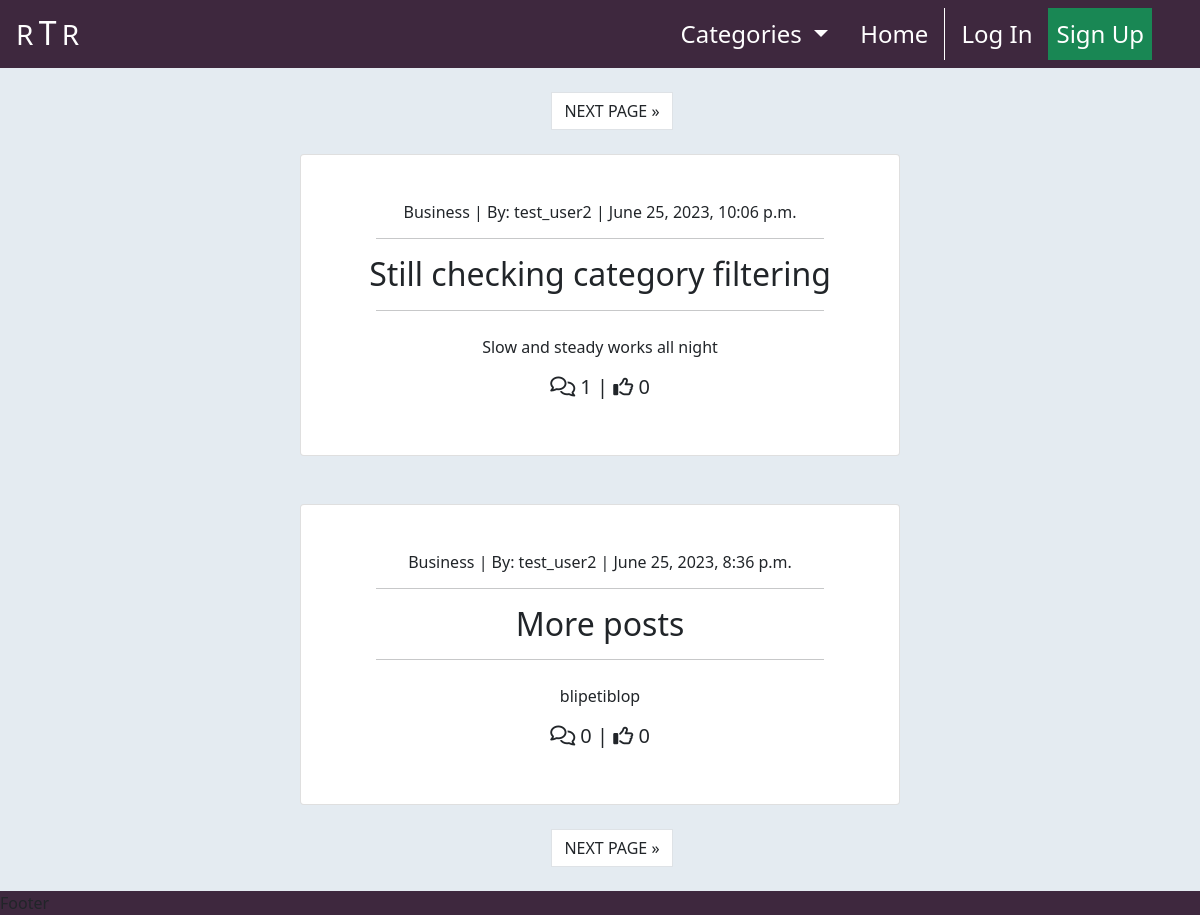
The app's page /, older data.
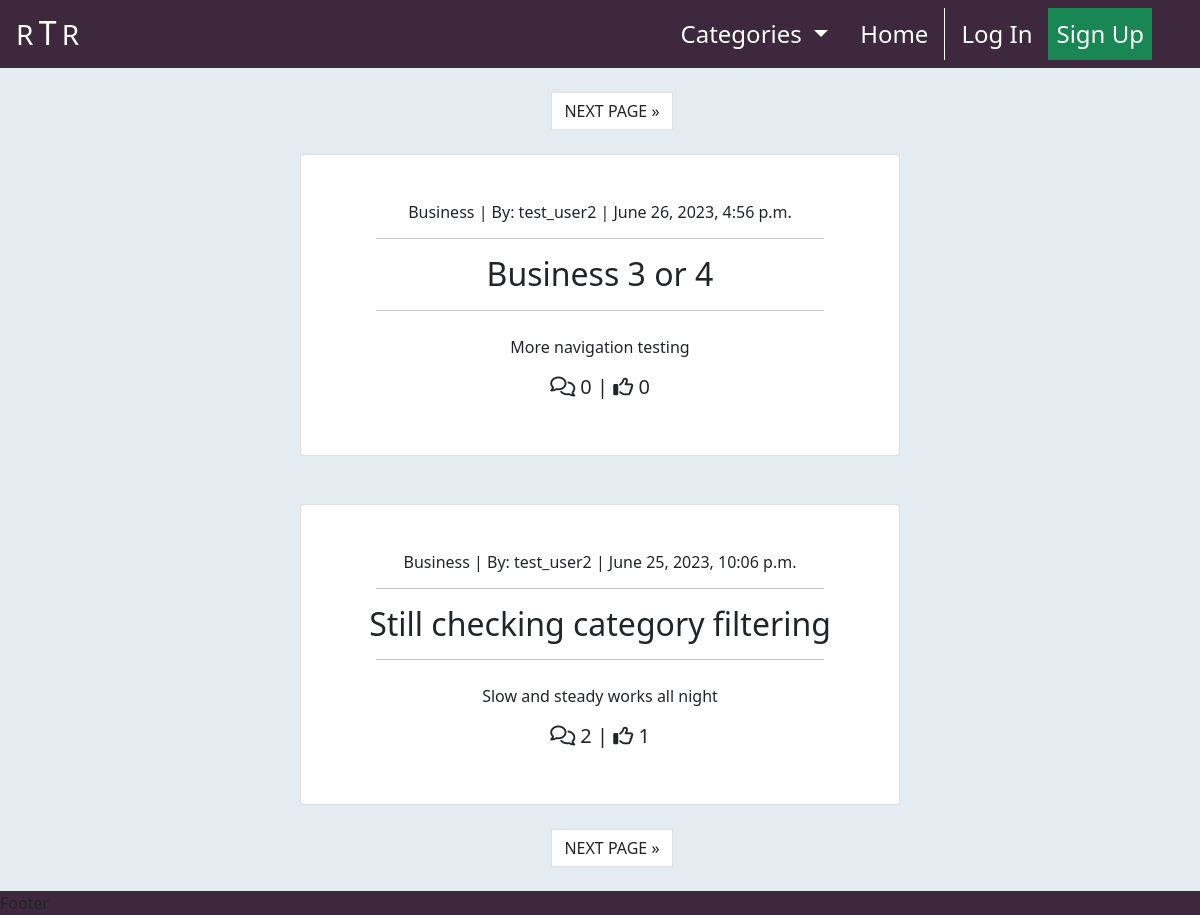
The same page, newer data.
### newssite/models.py (models this page shows, shortened)
class Post(models.Model):
    title = models.CharField(max_length=200, unique=True)
    slug = models.SlugField(max_length=200, unique=True, blank=True)
    author = models.ForeignKey(
        User,
        on_delete=models.CASCADE,
        related_name='posts'
    )
    updated_on_date = models.DateTimeField(auto_now=True)
    excerpt = models.TextField(max_length=300, blank=True)
    content = models.TextField()
    category = models.ForeignKey(
        Category,
        max_length=30,
        null=True,
        blank=True,
        on_delete=models.SET_NULL
    )
    featured_image = CloudinaryField('image', default='placeholder')
    created_on = models.DateTimeField(auto_now_add=True)
    status = models.IntegerField(choices=STATUS, default=1)
    likes = models.ManyToManyField(User, related_name='likes', blank=True)
    class Meta:
        ordering = ['-created_on']

class Category(models.Model):
    class Meta:
        verbose_name_plural = 'Categories'
    name = models.CharField(max_length=254)
    programatic = models.CharField(max_length=254, null=True, blank=True)
    def __str__(self):
        return self.name

### newssite/views.py (the view)
# urls.py: path('', views.PostList.as_view(), name="index"),
class PostList(ListView):
    model = Post
    ordering = ['-created_on']
    template_name = "newssite/index.html"
    paginate_by = 2
    def get_queryset(self):
        category = self.request.GET.get('category')
        if category is not None:
            return Post.objects.filter(
                    category=category
                   ).order_by('-created_on')
        else:
            return Post.objects.all().order_by('-created_on')
    def get_context_data(self, **kwargs):
        context = super().get_context_data(**kwargs)
        context["category"] = self.request.GET.get('category', None)
        return context

### newssite/context_processors.py (called while the page is built)
def categories(request):
    return {
        'categories': Category.objects.all()
    }

### newssite/templates/newssite/index.html (shortened to what this page needs)
{% extends "base.html" %}
{% load static %}
{% block content %}
    <div class="container-fluid p-0">
        {% if is_paginated %}
            <nav aria-label="Upper page navigation">
                <ul class="pagination justify-content-center mt-4">
                    {% if page_obj.has_next %}
                        <li>
                            <a href="?page={{ page_obj.next_page_number }}{% if category != None %}&category={{ category }}{% endif %}"
                               class="page-link text-dark ms-4">
                                NEXT PAGE &raquo;
                            </a>
                        </li>
                    {% endif %}
                </ul>
            </nav>
        {% endif %}
        <div class="row g-0">
            <div class="col-md-8 col-lg-6 offset-md-2 offset-lg-3 text-center">
                {% for post in post_list %}
                    <div class="card card-border {% if is_paginated and forloop.first %}
                                                    mt-2
                                                 {% else %}
                                                    mt-5
                                                {% endif %}
                                                ">
                        <a href="{% url 'post_detail' post.slug %}"
                            class="post-detail-link d-block my-5 text-dark text-decoration-none">
                            <h6>{{ post.category.name }} | By: {{ post.author | safe }}
                                <span class="post-date"> | {{ post.created_on }}</span>
                            </h6>
                            <hr class="w-75" style="margin-left: 12.5%;">
                            <h2 class="card-title">
                                {{ post.title }}
                            </h2>
                            <hr class="w-75" style="margin-left: 12.5%;">
                            {% if post.excerpt %}
                                <p class="mt-4 mx-2">{{ post.excerpt }}</p>
                            {% endif %}
                            <h5>
                                <span><i class="fa-regular fa-comments"></i> {{ post.comments.count }}</span> |
                                <span><i class="fa-regular fa-thumbs-up"></i> {{ post.likes.count }}</span>
                            </h5>
                        </a>
                    </div>
                {% endfor %}
                {% if is_paginated %}
                    <nav aria-label="Upper page navigation">
                        <ul class="pagination justify-content-center mt-4 mb-4">
                            {% if page_obj.has_next %}
                                <li>
                                    <a href="?page={{ page_obj.next_page_number }}{% if category != None %}&category={{ category }}{% endif %}"
                                       class="page-link text-dark ms-4">
                                        NEXT PAGE &raquo;
                                    </a>
                                </li>
                            {% endif %}
                        </ul>
                    </nav>
                {% endif %}
            </div>
        </div>
    </div>
{% endblock %}

### templates/base.html (shortened to what this page needs)
{% load static %}
<!DOCTYPE html>
<html class="h-100 w-100" lang="en">
    <head>
        {% block corecss %}
            <link rel="stylesheet"
                  href="https://cdnjs.cloudflare.com/ajax/libs/font-awesome/5.15.3/css/all.min.css"
            >
            <link href="https://cdn.jsdelivr.net/npm/bootstrap@5.0.1/dist/css/bootstrap.min.css"
                  rel="stylesheet"
            >
            <link rel="stylesheet"
                  href="{% static 'css/base.css' %}"
            >
        {% endblock %}
    </head>
    <body class="h-100 w-100 d-flex flex-column bg-alice">
        <nav class="navbar navbar-expand-lg navbar-dark bg-purple">
            <a class="navbar-brand ms-3" href="{% url 'index' %}">
                <span class="fs-3 text-white">R</span>
                <h2 class="d-inline text-white">T</h2>
                <span class="fs-3 text-white me-5">R</span>
            </a>
            <div class="collapse navbar-collapse" id="navbarNavDropdown">
              <ul class="navbar-nav ms-auto me-5">
                <li class="nav-item dropdown">
                  <a class="nav-link dropdown-toggle ms-2 me-2 text-white fs-4"
                     href="#"
                     id="categories-dropdown" data-bs-toggle="dropdown"
                     aria-haspopup="true" aria-expanded="false">
                    Categories
                  </a>
                </li>
                <li class="nav-item active">
                  <a class="nav-link ms-2 text-white fs-4 me-2" href="#">
                    Home
                  </a>
                </li>
                {% if user.is_authenticated %}
                  <li class="nav-item">
                    <a class="nav-link ms-2 me-2 text-white fs-4"
                       href="{% url 'create_post' %}">
                      <i class="fa-sharp fa-solid fa-pen-nib" style="color: #ffffff;"></i>
                      Create Post
                    </a>
                  </li>
                  {% comment %}
                    user actions dropdown menu
                  {% endcomment %}
                  <li class="nav-item dropdown">
                    <a class="nav-link dropdown-toggle ms-2 text-white fs-4" href="#"
                       id="userDropDown" data-bs-toggle="dropdown"
                       aria-haspopup="true" aria-expanded="false">
                      <i class="fa-solid fa-user" style="color: #ffffff;"></i>
                      {{ user.username }}
                    </a>
                    <div class="dropdown-menu p-0 border-0 m-0 bg-purple" aria-labelledby="userDropDown">
                      <a class="dropdown-item bg-purple text-white fs-5" href="{% url 'profile' %}">
                        Profile
                      </a>
                      <a class="dropdown-item bg-purple text-white fs-5" href="">
                        User Settings
                      </a>
                      <a class="dropdown-item bg-purple text-white fs-5" href="{% url 'account_logout' %}">
                        Log Out
                      </a>
                    </div>
                  </li>
                {% comment %}
                  When user is not logged in
                {% endcomment %}
                {% else %}
                  <li class="nav-item ml-auto">
                    <a class="nav-link fs-4 ms-2 text-white"
                       href="{% url 'account_login' %}">
                       Log In
                    </a>
                  </li>
                  <li class="nav-item">
                    <a class="nav-link fs-4 ms-2 text-white btn-success"
                       href="{% url 'account_signup' %}">
                      Sign Up
                    </a>
                  </li>
                {% endif %}
              </ul>
            </div>
          </nav>
        {% block content %}
        {% endblock content %}
        <footer class="mt-auto w-100 bg-purple">
        </footer>
    </body>
</html>

### static/css/base.css (style rules this page uses)
.bg-alice { background-color: #E4EBF1; }
.bg-purple { background-color: #3E283E; }

Row changes from the older to the newer data that the page shows:
no longer on this page (row unchanged): Post: category.name "Business", author "test_user2", created_on "June 25, 2023, 8:36 p.m.", title "More posts", excerpt "blipetiblop", comments.count "0", likes.count "0"
added Post: category.name "Business", author "test_user2", created_on "June 26, 2023, 4:56 p.m.", title "Business 3 or 4", excerpt "More navigation testing", comments.count "0", likes.count "0"
computed for Post "Still checking category filtering": comments.count "1" → "2"; likes.count "0" → "1"
